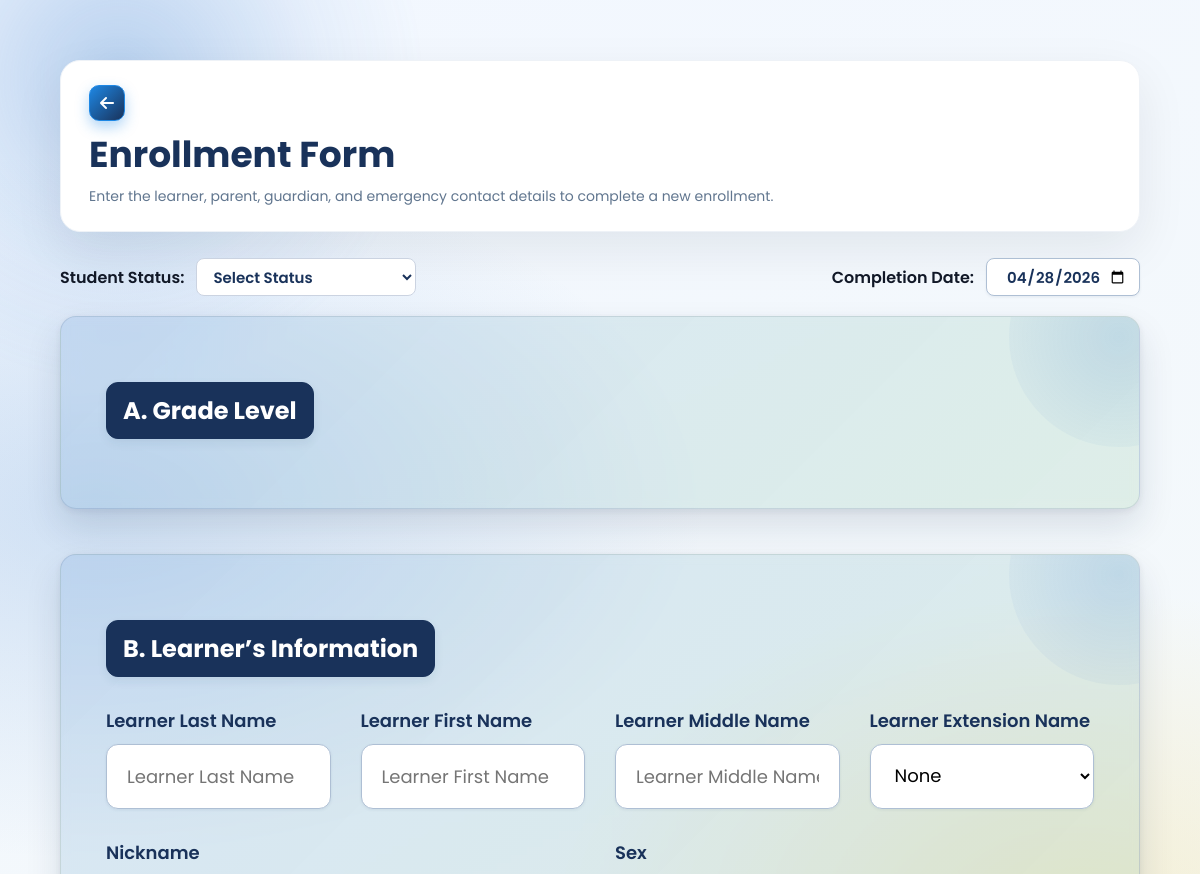
Before: /SmartEnroll/enroll.php (signed in, upper part) with the older database file.
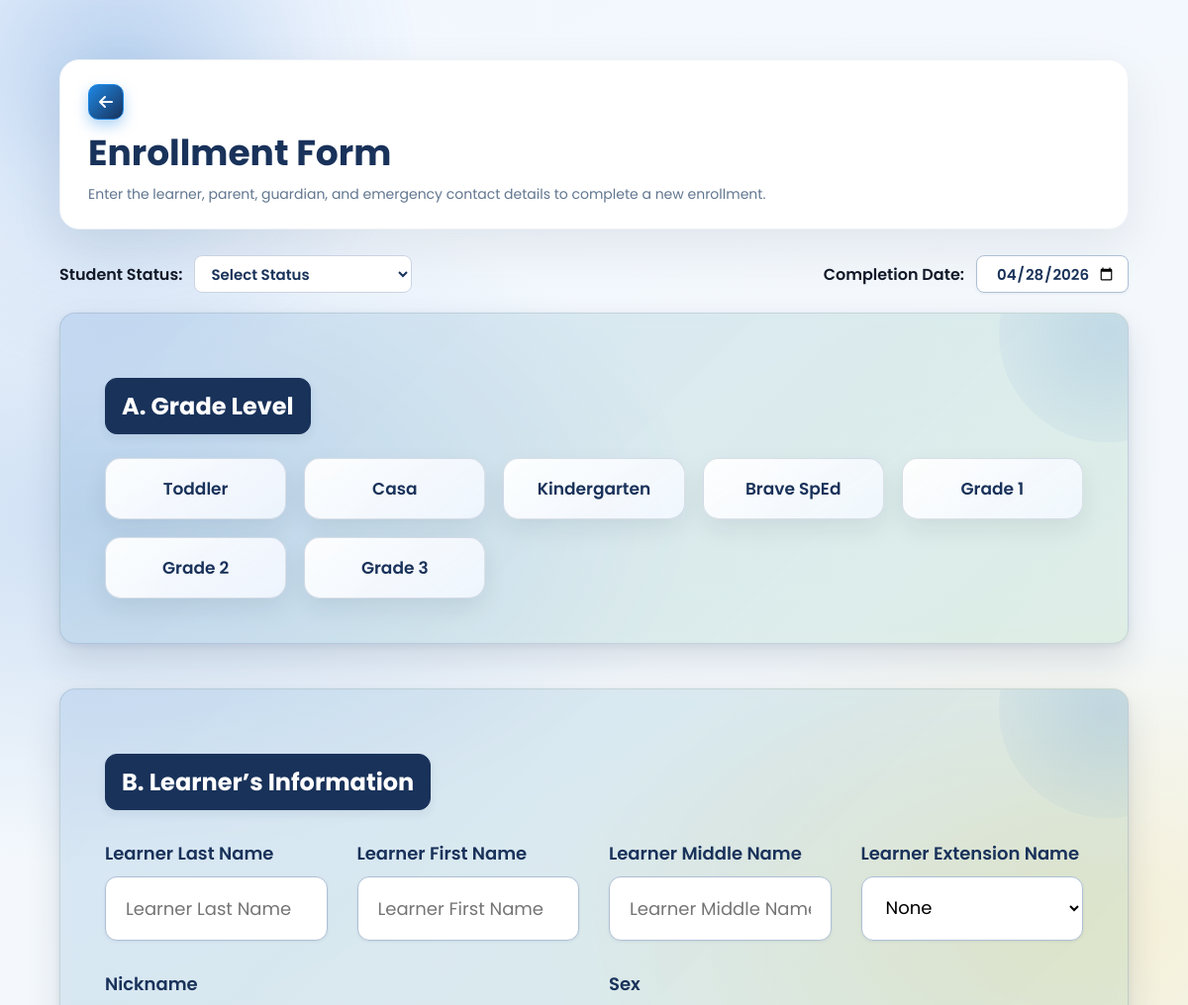
After: the same page with the newer database file.
### tables this page shows
CREATE TABLE `enrollment_grade_levels` (
  `id` int(11) NOT NULL,
  `grade_key` varchar(150) NOT NULL,
  `grade_label` varchar(150) NOT NULL,
  `tuition_fee` decimal(12,2) NOT NULL DEFAULT 0.00,
  `sort_order` int(11) NOT NULL DEFAULT 0,
  `is_active` tinyint(1) NOT NULL DEFAULT 1,
  `created_at` timestamp NOT NULL DEFAULT current_timestamp()
);

### SmartEnroll/enrollment_fields.php (called while the page is built, shortened)
<?php
function smartenroll_enrollment_base_sections(): array
{
    return [
        'Enrollment Info' => [
            'student_id', 'grade_level', 'school_year', 'student_status', 'completion_date', 'created_at',
        ],
        'Learner Information' => [
            'learner_lname', 'learner_fname', 'learner_mname', 'learner_ext', 'nickname', 'sex', 'dob', 'age',
            'mother_tongue', 'religion', 'email',
        ],
        'Address Information' => [
            'province', 'municipality', 'barangay', 'street',
        ],
        'Father Information' => [
            'father_lname', 'father_fname', 'father_mname', 'father_occ', 'father_contact',
        ],
        'Mother Information' => [
            'mother_lname', 'mother_fname', 'mother_mname', 'mother_occ', 'mother_contact', 'mother_maiden',
        ],
        'Guardian Information' => [
            'guardian_type', 'guardian_lname', 'guardian_fname', 'guardian_mname', 'guardian_occ', 'guardian_contact',
        ],
        'Special Education Needs' => [
            'special_needs', 'medication', 'medication_details',
        ],
        'Emergency Contacts' => [
            'emergency1_name', 'emergency1_contact', 'emergency1_relationship',
            'emergency2_name', 'emergency2_contact', 'emergency2_relationship',
            'emergency3_name', 'emergency3_contact', 'emergency3_relationship',
        ],
    ];
}
function smartenroll_field_labelize(string $key, array $customFieldMap = []): string
{
    $map = [
        'student_id' => 'Student ID',
        'school_year' => 'School Year',
        'student_status' => 'Student Status',
        'completion_date' => 'Completion Date',
        'created_at' => 'Created At',
        'learner_lname' => 'Learner Last Name',
        'learner_fname' => 'Learner First Name',
        'learner_mname' => 'Learner Middle Name',
        'learner_ext' => 'Learner Extension Name',
        'father_lname' => 'Father Last Name',
        'father_fname' => 'Father First Name',
        'father_mname' => 'Father Middle Name',
        'mother_lname' => 'Mother Last Name',
        'mother_fname' => 'Mother First Name',
        'mother_mname' => 'Mother Middle Name',
        'guardian_lname' => 'Guardian Last Name',
        'guardian_fname' => 'Guardian First Name',
        'guardian_mname' => 'Guardian Middle Name',
        'mother_maiden' => 'Mother Maiden Full Name',
        'father_occ' => 'Father Occupation',
        'mother_occ' => 'Mother Occupation',
        'guardian_occ' => 'Guardian Occupation',
        'guardian_contact' => 'Guardian Contact Number',
        'father_contact' => 'Father Contact Number',
        'mother_contact' => 'Mother Contact Number',
        'emergency1_name' => 'Emergency 1 Name',
        'emergency1_contact' => 'Emergency 1 Contact',
        'emergency1_relationship' => 'Emergency 1 Relationship',
        'emergency2_name' => 'Emergency 2 Name',
        'emergency2_contact' => 'Emergency 2 Contact',
        'emergency2_relationship' => 'Emergency 2 Relationship',
        'emergency3_name' => 'Emergency 3 Name',
        'emergency3_contact' => 'Emergency 3 Contact',
        'emergency3_relationship' => 'Emergency 3 Relationship',
        'dob' => 'Date of Birth',
    ];
    if (isset($map[$key])) {
        return $map[$key];
    }
    $key = str_replace('_', ' ', $key);
    $key = preg_replace('/\s+/', ' ', $key);
    return ucwords(trim((string)$key));
}
function smartenroll_custom_field_connection(?mysqli $conn, bool &$ownsConnection): mysqli
{
    $ownsConnection = true;
    $db = new mysqli('127.0.0.1', 'root', '', 'smartenroll');
    $db->set_charset('utf8mb4');
    return $db;
}
function smartenroll_builtin_field_rows(?mysqli $conn = null, bool $includeInactive = true): array
{
    $overrides = smartenroll_get_field_label_overrides($conn);
    $rows = [];
    foreach (smartenroll_enrollment_base_sections() as $sectionName => $fields) {
        foreach ($fields as $fieldKey) {
            $fieldKey = (string)$fieldKey;
            $override = $overrides[$fieldKey] ?? null;
            $isActive = (int)($override['is_active'] ?? 1) === 1;
            $rows[] = [
                'field_key' => $fieldKey,
                'field_label' => (string)($override['field_label'] ?? smartenroll_field_labelize($fieldKey)),
                'section_name' => (string)$sectionName,
                'is_active' => $isActive ? 1 : 0,
            ];
        }
    }
    return $rows;
}
function smartenroll_builtin_field_row_map(?mysqli $conn = null, bool $includeInactive = true): array
{
    $map = [];
    foreach (smartenroll_builtin_field_rows($conn, $includeInactive) as $row) {
        $map[(string)$row['field_key']] = $row;
    }
    return $map;
}
function smartenroll_ensure_field_label_overrides_table(mysqli $conn): void
{
    $conn->query(
        "CREATE TABLE IF NOT EXISTS enrollment_field_label_overrides (
            id INT NOT NULL AUTO_INCREMENT PRIMARY KEY,
            field_key VARCHAR(150) NOT NULL,
            field_label VARCHAR(150) NOT NULL,
            section_name VARCHAR(150) NOT NULL,
            is_active TINYINT(1) NOT NULL DEFAULT 1,
            updated_at TIMESTAMP NOT NULL DEFAULT CURRENT_TIMESTAMP ON UPDATE CURRENT_TIMESTAMP,
            UNIQUE KEY uniq_field_key (field_key)
        ) ENGINE=InnoDB DEFAULT CHARSET=utf8mb4 COLLATE=utf8mb4_general_ci"
    );
    $colCheck = $conn->query("SHOW COLUMNS FROM enrollment_field_label_overrides LIKE 'is_active'");
}
function smartenroll_get_field_label_overrides(?mysqli $conn = null): array
{
    $ownsConnection = false;
    $db = smartenroll_custom_field_connection($conn, $ownsConnection);
    try {
        smartenroll_ensure_field_label_overrides_table($db);
        $rows = [];
        $result = $db->query(
            "SELECT field_key, field_label, section_name, is_active
             FROM enrollment_field_label_overrides
             ORDER BY section_name ASC, field_key ASC"
        );
        return $rows;
    } finally {
        if ($ownsConnection) {
            $db->close();
        }
    }
}

### SmartEnroll/enrollment_form_config.php (called while the page is built, shortened)
<?php
function smartenroll_grade_level_defaults(): array
{
    return [
        ['grade_key' => 'Toddler', 'grade_label' => 'Toddler', 'tuition_fee' => 63340.00, 'sort_order' => 10],
        ['grade_key' => 'Casa', 'grade_label' => 'Casa', 'tuition_fee' => 69732.00, 'sort_order' => 20],
        ['grade_key' => 'Kindergarten', 'grade_label' => 'Kindergarten', 'tuition_fee' => 71612.00, 'sort_order' => 30],
        ['grade_key' => 'Brave', 'grade_label' => 'Brave SpEd', 'tuition_fee' => 79226.00, 'sort_order' => 40],
        ['grade_key' => 'Grade 1', 'grade_label' => 'Grade 1', 'tuition_fee' => 72740.00, 'sort_order' => 50],
        ['grade_key' => 'Grade 2', 'grade_label' => 'Grade 2', 'tuition_fee' => 72740.00, 'sort_order' => 60],
        ['grade_key' => 'Grade 3', 'grade_label' => 'Grade 3', 'tuition_fee' => 74240.00, 'sort_order' => 70],
    ];
}
function smartenroll_grade_level_connection(?mysqli $conn, bool &$ownsConnection): mysqli
{
    $ownsConnection = true;
    return smartenroll_auth_db();
}
function smartenroll_seed_grade_levels(mysqli $conn): void
{
    $countResult = $conn->query("SELECT COUNT(*) AS total FROM enrollment_grade_levels");
    $count = (int)($countResult->fetch_assoc()['total'] ?? 0);
    if ($count > 0) {
        return;
    }
}
function smartenroll_restore_toddler_grade_level(mysqli $conn): void
{
    $toddlerRow = null;
    foreach (smartenroll_grade_level_defaults() as $row) {
        if (((string)($row['grade_key'] ?? '')) === 'Toddler') {
            $toddlerRow = $row;
            break;
        }
    }
    $stmt = $conn->prepare(
        "INSERT INTO enrollment_grade_levels (grade_key, grade_label, tuition_fee, sort_order, is_active)
         VALUES (?, ?, ?, ?, 1)
         ON DUPLICATE KEY UPDATE
            grade_label = VALUES(grade_label),
            tuition_fee = VALUES(tuition_fee),
            sort_order = VALUES(sort_order),
            is_active = 1"
    );
    $gradeKey = (string)$toddlerRow['grade_key'];
    $gradeLabel = (string)$toddlerRow['grade_label'];
    $tuitionFee = (float)$toddlerRow['tuition_fee'];
    $sortOrder = (int)$toddlerRow['sort_order'];
}
function smartenroll_get_grade_levels(?mysqli $conn = null): array
{
    $ownsConnection = false;
    $db = smartenroll_grade_level_connection($conn, $ownsConnection);
    try {
        smartenroll_seed_grade_levels($db);
        $rows = [];
        $result = $db->query(
            "SELECT id, grade_key, grade_label, tuition_fee, sort_order, is_active
             FROM enrollment_grade_levels
             WHERE is_active = 1
             ORDER BY sort_order ASC, id ASC"
        );
        while ($row = $result->fetch_assoc()) {
            $row['id'] = (int)($row['id'] ?? 0);
            $row['tuition_fee'] = round((float)($row['tuition_fee'] ?? 0), 2);
            $row['sort_order'] = (int)($row['sort_order'] ?? 0);
            $row['is_active'] = (int)($row['is_active'] ?? 0);
            $rows[] = $row;
        }
        return $rows;
    } finally {
        if ($ownsConnection) {
            $db->close();
        }
    }
}

### SmartEnroll/enroll.php (the view, shortened to what the changed rows need)
<?php
require_once __DIR__ . '/enrollment_form_config.php';
require_once __DIR__ . '/enrollment_fields.php';
$gradeLevels = smartenroll_get_grade_levels();
$customFieldsBySection = smartenroll_custom_fields_by_section();
$customFieldMap = smartenroll_get_field_label_map();
$builtinFieldMap = smartenroll_builtin_field_row_map();
$isBuiltinActive = static fn(string $fieldKey): bool => (int)($builtinFieldMap[$fieldKey]['is_active'] ?? 1) === 1;
$builtinLabel = static fn(string $fieldKey): string => smartenroll_field_labelize($fieldKey, $customFieldMap);
?>
<!DOCTYPE html>
<html lang="en">
<head>
        <link rel="stylesheet" href="https://cdnjs.cloudflare.com/ajax/libs/font-awesome/6.5.1/css/all.min.css">
        <link rel="stylesheet" href="css/enroll.css">
    </head>
    <body class="enroll-body">
   <main class="enroll-form">
    <div class="enroll-page-header">
        <div class="enroll-header-left">
            <div class="enroll-header-title">
                <h1>Enrollment Form</h1>
            </div>
        </div>
    </div>
<form id="enrollmentForm" action="save_enrollment.php" method="POST">
        <?php if ($isBuiltinActive('grade_level') || !empty($customFieldsBySection['Grade Level'])): ?>
        <section class="form-section">
            <h2>A. <?php echo htmlspecialchars($builtinLabel('grade_level')); ?></h2>
            <?php if ($isBuiltinActive('grade_level')): ?>
                <div class="ch-grid">
                    <?php foreach ($gradeLevels as $gradeLevel): ?>
                        <label class="grade-level-option">
                            <span class="grade-level-button"><?php echo htmlspecialchars((string)$gradeLevel['grade_label']); ?></span>
                        </label>
                    <?php endforeach; ?>
                </div>
            <?php endif; ?>
        </section>
        <?php endif; ?>
        <section class="form-section">
            <h2>B. Learner’s Information</h2>
        </section>
</form>
    </main>
    </body>
    </html>

Changed rows visible on the page:
added enrollment_grade_levels: grade_label "Toddler"
added enrollment_grade_levels: grade_label "Casa"
added enrollment_grade_levels: grade_label "Kindergarten"
added enrollment_grade_levels: grade_label "Brave SpEd"
added enrollment_grade_levels: grade_label "Grade 1"
added enrollment_grade_levels: grade_label "Grade 2"
added enrollment_grade_levels: grade_label "Grade 3"
